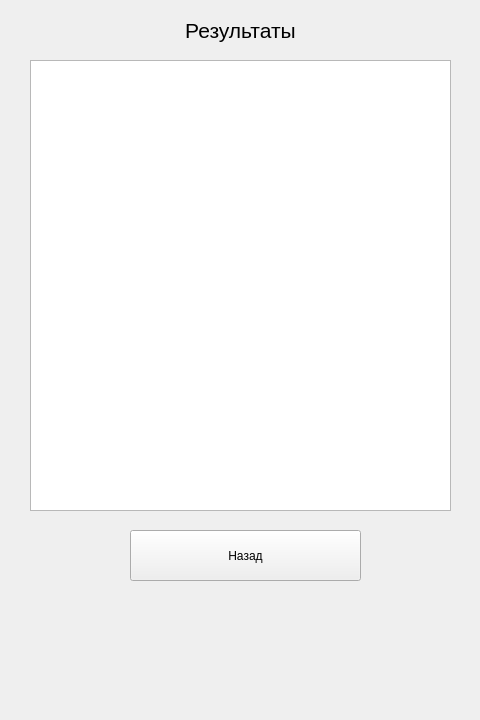
<?xml version="1.0" encoding="UTF-8"?>
<ui version="4.0">
 <class>DatabasePage</class>
 <widget class="QWidget" name="DatabasePage">
  <property name="geometry">
   <rect>
    <x>0</x>
    <y>0</y>
    <width>480</width>
    <height>720</height>
   </rect>
  </property>
  <widget class="QLabel" name="label">
   <property name="geometry">
    <rect>
     <x>140</x>
     <y>10</y>
     <width>201</width>
     <height>41</height>
    </rect>
   </property>
   <property name="font">
    <font>
     <pointsize>16</pointsize>
    </font>
   </property>
   <property name="text">
    <string>Результаты</string>
   </property>
   <property name="alignment">
    <set>Qt::AlignmentFlag::AlignCenter</set>
   </property>
  </widget>
  <widget class="QPushButton" name="btnGoToMain">
   <property name="geometry">
    <rect>
     <x>130</x>
     <y>530</y>
     <width>231</width>
     <height>51</height>
    </rect>
   </property>
   <property name="text">
    <string>Назад</string>
   </property>
  </widget>
  <widget class="QListWidget" name="listWidget">
   <property name="geometry">
    <rect>
     <x>30</x>
     <y>60</y>
     <width>421</width>
     <height>451</height>
    </rect>
   </property>
   <property name="font">
    <font>
     <pointsize>12</pointsize>
    </font>
   </property>
  </widget>
 </widget>
 <resources/>
 <connections/>
</ui>
